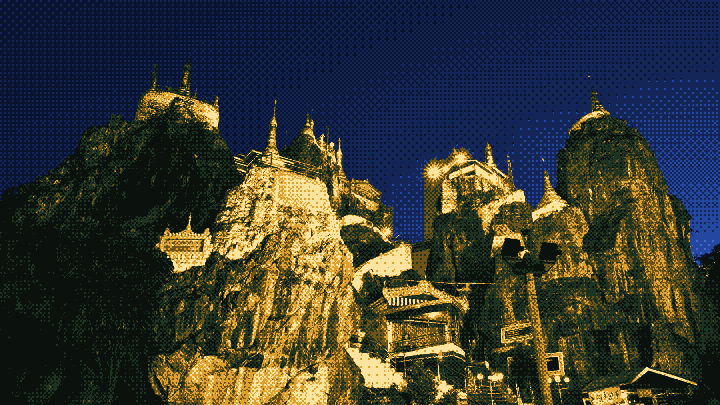
#> input picture assets/img/story/slide-1.png, 720 x 405 px; the run also reads 1 picture not shown here
$ python pack_posters.py
#> lines starting #> are read from the running program, lines starting #| are printed output that depends on the picture
"""Shrink the Story posters (and the page skyline) in assets/img/story/.

The pictures use only a handful of colours, so they are saved again as
palette PNGs, which are several times smaller and look the same. Saving a
picture again also drops any extra data stored inside the file.

    python tools/pack_posters.py
"""
from pathlib import Path
from PIL import Image

FOLDER = Path(__file__).resolve().parent.parent / "assets" / "img" / "story"

# The skyline along the bottom of every page: transparent except for white at 3.5%, so a four-colour palette holds it exactly.
horizon = FOLDER / "horizon.png"
if horizon.exists():
    before = horizon.stat().st_size
    picture = Image.open(horizon).convert("RGBA")
    picture.quantize(colors=4, method=Image.Quantize.FASTOCTREE).save(horizon, optimize=True)
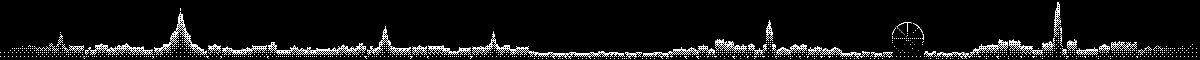
#> saved as horizon.png: PIL image 2400x120 P (shown at 1/2 size); 6.7% white in thin lines or dots
    print(f"horizon.png: {before // 1024} KB -> {horizon.stat().st_size // 1024} KB")

for path in sorted(FOLDER.glob("slide-*.png")):
    before = path.stat().st_size
    picture = Image.open(path).convert("RGB")
#> picture is the input picture: PIL image 720x405 RGB; mean R, G, B 55.5, 57.2, 50.6
    colours = picture.getcolors(maxcolors=256)
#> colours = [(13536, (251, 227, 160)), (44, (63, 107, 208)), (4897, (36, 71, 160)), (50987, (31, 51, 34)), (46798, (10, 19, 48)), (22627, (223, 160, 44)), (33370, (110, 84, 22)), (59630, (20, 38, 88)), (59711, (11, 18, 14))]
    if colours is None:  # more than 256 colours: leave it alone
        print(f"{path.name}: too many colours, skipped")
        continue
    packed = picture.quantize(colors=max(2, len(colours)), method=Image.Quantize.MEDIANCUT, dither=Image.Dither.NONE)
    packed.save(path, optimize=True)
    print(f"{path.name}: {len(colours)} colours, {before // 1024} KB -> {path.stat().st_size // 1024} KB")
#| slide-1.png: 9 colours, 48 KB -> 37 KB
